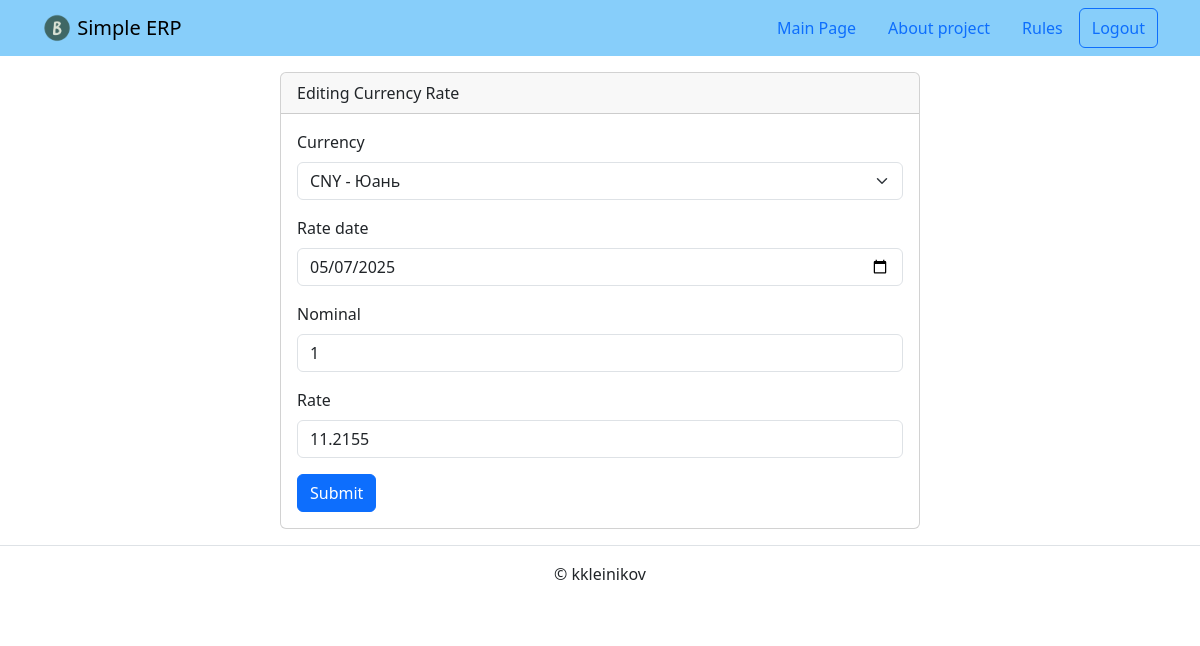
Screenshot of /currency_rates/edit/123/ (signed in) with the database file from the repository.
### common/models.py (models this page shows, shortened)
class CurrencyRate(AuditTrailModel):
    currency = models.ForeignKey(
        Currency,
        on_delete=models.CASCADE,
        related_name='rates',
        verbose_name='Currency',
    )
    rate_date = models.DateField(blank=False, null=False)
    nominal = models.PositiveSmallIntegerField(default=1)
    rate = models.FloatField(blank=False, null=False)
    class Meta:
        ordering = ['-rate_date', 'currency']
        verbose_name = 'Currency Rate'
        verbose_name_plural = 'Currency Rates'
        unique_together = ('currency', 'rate_date')

### common/views.py (the view)
class CurrencyRateEditView(
    LoginRequiredMixin,
    CurrencyRateMixin,
    CurrencyRateDetailMixin,
    UpdateView
):
    def form_valid(self, form):
        form.instance.modified_by = self.request.user.username
        return super().form_valid(form)

### common/forms.py
class CurrencyRateForm(forms.ModelForm):
    rate_date = forms.DateField(widget=forms.DateInput(attrs={'type': 'date'}))
    class Meta:
        model = CurrencyRate
        fields = [
            'currency',
            'rate_date',
            'nominal',
            'rate',
        ]

### common/mixins.py (called while the page is built)
    def get_object(self, queryset=None):
        pk = self.kwargs.get('pk')
        currency_rate = get_object_or_404(CurrencyRate, pk=pk)
        return currency_rate

### common/models.py (called while the page is built)
    def __str__(self):
        return f'{self.code} - {self.name}'

### templates/common/currencyrate_form.html (shortened to what this page needs)
{% extends "base.html" %}
{% load django_bootstrap5 %}
{% block content %}
  <div class="col d-flex justify-content-center">
    <div class="card" style="width: 40rem;">
      <div class="card-header">
        {% if '/edit/' in request.path %}
          Editing Currency Rate
        {% elif '/delete/' in request.path %}
          Deleting Currency Rate
        {% else %}
          Create new Currency Rate
        {% endif %}
      </div>
      <div class="card-body">
        <form method="post" enctype="multipart/form-data">
          {% if not '/delete/' in request.path %}
            {% bootstrap_form form %}
          {% endif %}
          {% bootstrap_button button_type="submit" content="Submit" %}
        </form>
      </div>
    </div>
  </div>
{% endblock %}

### rows the page displays
CurrencyRate: currency "CNY - Юань", rate_date "05/07/2025", nominal "1", rate "11.2155"
